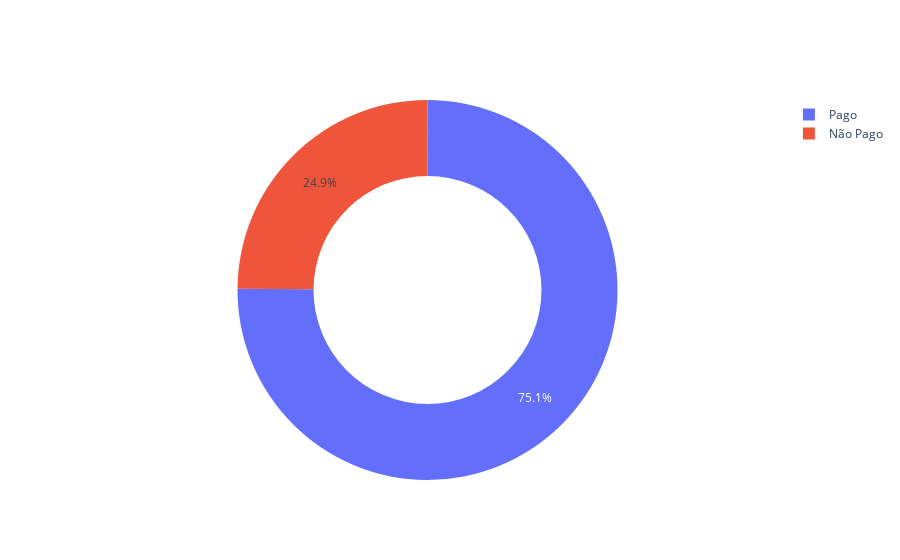

Here is the notebook cell this chart was saved with:
### Code cell
# Chamadas pagas e não pagas:

base9 = base.groupby('Status de Pagamento')['Chamadas Realizadas'].sum()
fig8 = go.Figure()
fig8.add_trace(go.Pie(labels=['Não Pago', 'Pago'], values=base9, hole=0.6))
fig8.show()

### Figure 1 — Plotly figure (JSON) as saved in the notebook; plotly's stock layout.template omitted (floating-point values rounded to 4 significant figures)
{"data": [{"hole": 0.6, "labels": ["Não Pago", "Pago"], "type": "pie", "values": [777, 2343]}], "layout": {}}
